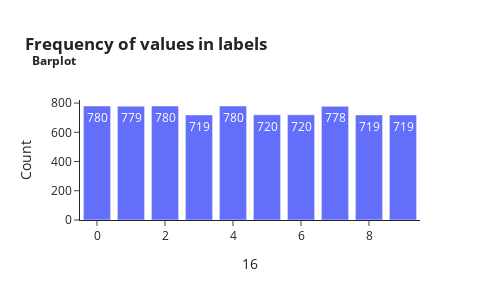

This figure's notebook cell:
### Code cell
label, count = np.unique(df_train.iloc[:,16], return_counts=True)
print(pd.DataFrame(count,index=label,columns=['Counts']).transpose())
barplot(df_train,16)

### Figure 1 — Plotly figure (JSON) as saved in the notebook; plotly's stock layout.template omitted (floating-point values rounded to 4 significant figures)
{"data": [{"alignmentgroup": "True", "hovertemplate": "x=%{x}<br>y=%{y}<br>text=%{text}<extra></extra>", "legendgroup": "", "marker": {"color": "#636efa", "pattern": {"shape": ""}}, "name": "", "offsetgroup": "", "orientation": "v", "showlegend": false, "text": [780, 780, 780, 779, 778, 720, 720, 719, 719, 719], "textposition": "auto", "type": "bar", "x": [2, 4, 0, 1, 7, 6, 5, 8, 9, 3], "xaxis": "x", "y": [780, 780, 780, 779, 778, 720, 720, 719, 719, 719], "yaxis": "y"}], "layout": {"barmode": "relative", "height": 300, "legend": {"title": {"text": "16"}, "tracegroupgap": 0}, "margin": {"l": 80, "t": 100}, "showlegend": true, "title": {"text": "<b>Frequency of values in labels<br> <sup> Barplot</sup></b>"}, "width": 500, "xaxis": {"anchor": "y", "domain": [0, 1], "title": {"text": "16"}}, "yaxis": {"anchor": "x", "domain": [0, 1], "title": {"text": "Count"}}}}
